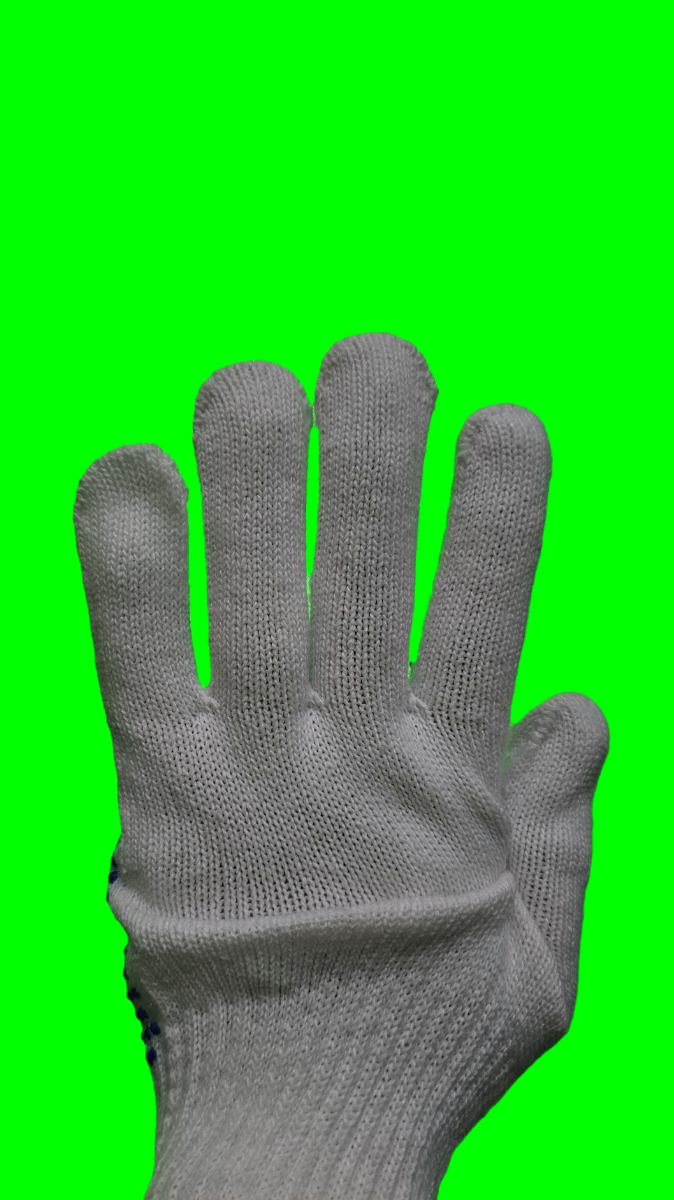
#> input picture datasets/cotton/damaged_by_fold/cotton_damaged_by_fold_1.png, 674 x 1200 px; its folder holds only this picture in this run
$ python preprocessing.py
#> lines starting #> are read from the running program, lines starting #| are printed output that depends on the picture
import os

import cv2
import numpy as np

# Longest side is resized to this value; aspect ratio is preserved so
# glove geometry isn't distorted.
TARGET_LONG_SIDE = 1000


def load_image(image_path):
    """Load an image from disk as a BGR array; raises ValueError if it can't be read."""
    image = cv2.imread(image_path)
#> image is the input picture: shape (1200, 674, 3); mean B, G, R 45.6, 194.3, 46.3

    if image is None:
        raise ValueError(f"Unable to load image: {image_path}")

    return image


def resize_image(image, target_long_side=TARGET_LONG_SIDE):
    """Resize so the longest side equals target_long_side, preserving aspect ratio."""
#> called with target_long_side = 1000
    if image is None or image.size == 0:
        raise ValueError("Input image is empty or invalid.")

    height, width = image.shape[:2]
#> height = 1200; width = 674
    longest_side = max(height, width)
#> longest_side = 1200

    if longest_side == 0:
        raise ValueError("Image dimensions are invalid.")

    scale = target_long_side / longest_side
#> scale = 0.833
    new_width = max(1, int(width * scale))
#> new_width = 561
    new_height = max(1, int(height * scale))
#> new_height = 1000

    resized = cv2.resize(
        image,
        (new_width, new_height),
        interpolation=cv2.INTER_AREA
    )

    return resized


def denoise_image(image):
    """Mild bilateral filtering - kept light so small defects like spotting/tearing aren't smoothed away."""
    denoised = cv2.bilateralFilter(
        image,
        d=5,
        sigmaColor=35,
        sigmaSpace=35
    )

    return denoised


def convert_to_grayscale(image):
    """Convert BGR to grayscale, for edge/contour/texture analysis."""
    return cv2.cvtColor(image, cv2.COLOR_BGR2GRAY)
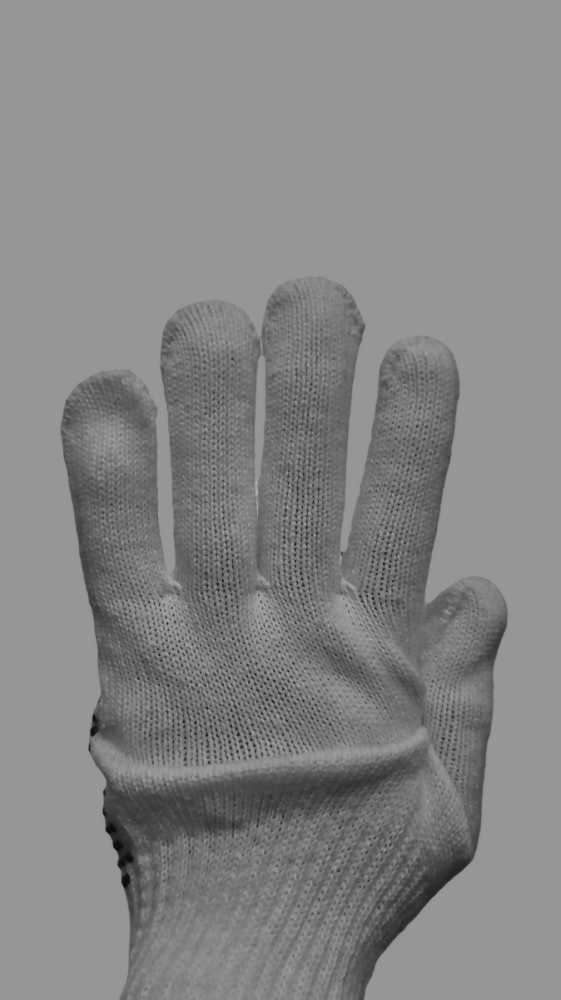
#> returned value: shape (1000, 561); min 9, max 177, mean 133.3


def convert_to_hsv(image):
    """Convert BGR to HSV; useful for colour-based defects like dirty, stain, spotting."""
    return cv2.cvtColor(image, cv2.COLOR_BGR2HSV)


def convert_to_lab(image):
    """Convert BGR to LAB; separates brightness from colour, useful for discoloration/stain/dirty."""
    return cv2.cvtColor(image, cv2.COLOR_BGR2LAB)


def enhance_grayscale(gray):
    """CLAHE-enhance grayscale contrast; applied only to the gray copy so colour stays untouched."""
    clahe = cv2.createCLAHE(clipLimit=2.0, tileGridSize=(8, 8))
    return clahe.apply(gray)
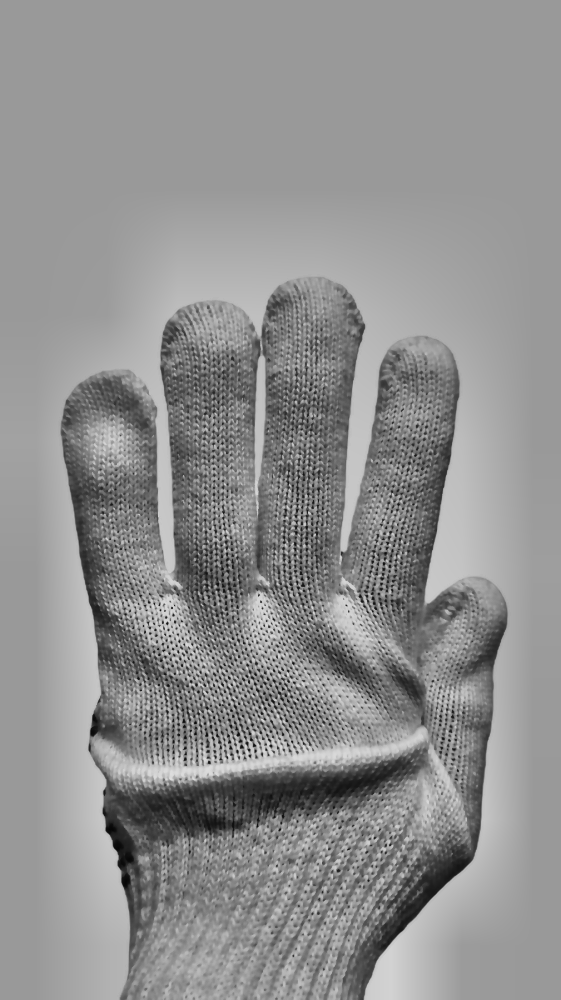
#> returned value: shape (1000, 561); min 6, max 221, mean 144.3


def preprocess_image(image):
    """Run the full pipeline: resize -> denoise -> grayscale/HSV/LAB -> CLAHE enhancement."""
    if image is None or image.size == 0:
        raise ValueError("Input image is empty or invalid.")

    resized = resize_image(image)
    denoised = denoise_image(resized)
    gray = convert_to_grayscale(denoised)
    gray_enhanced = enhance_grayscale(gray)
    hsv = convert_to_hsv(denoised)
#> in convert_to_hsv, `return cv2.cvtColor(image, cv2.COLOR_BGR2HSV)`: returned value: shape (1000, 561, 3); mean H, S, V 54.9, 152, 194.6
    lab = convert_to_lab(denoised)
#> in convert_to_lab, `return cv2.cvtColor(image, cv2.COLOR_BGR2LAB)`: returned value: shape (1000, 561, 3); mean of channels 0, 1, 2 179.7, 77.7, 176.7

    # Detectors pick whichever representation suits their own defect logic.
    return {
        "original": resized,
        "denoised": denoised,
        "gray": gray,
        "gray_enhanced": gray_enhanced,
        "hsv": hsv,
        "lab": lab,
    }


if __name__ == "__main__":
    base_dir = os.path.dirname(os.path.abspath(__file__))
    dataset_root = os.path.join(base_dir, "datasets")

    candidate_folders = [
        os.path.join(dataset_root, "nitrile"),
        os.path.join(dataset_root, "latex"),
        os.path.join(dataset_root, "cotton"),
    ]

    sample_path = None

    for folder in candidate_folders:
        if not os.path.isdir(folder):
            continue

        for root, _, files in os.walk(folder):
            for file in files:
                name_lower = file.lower()
                if name_lower.endswith((".jpg", ".jpeg", ".png", ".bmp")):
                    sample_path = os.path.join(root, file)
                    break
            if sample_path is not None:
                break
        if sample_path is not None:
            break

    if sample_path is None:
        print("No sample images found in the dataset folders.")
    else:
        try:
            image = load_image(sample_path)
            processed = preprocess_image(image)
#> processed = 6 items

            print(f"Loaded image: {sample_path}")
            print(f"Original size: {processed['original'].shape[:2]}")
#| Original size: (1000, 561)
            print(f"Gray size: {processed['gray'].shape}")
#| Gray size: (1000, 561)
            print(f"HSV size: {processed['hsv'].shape}")
#| HSV size: (1000, 561, 3)
            print(f"LAB size: {processed['lab'].shape}")
#| LAB size: (1000, 561, 3)
            print(f"Enhanced grayscale size: {processed['gray_enhanced'].shape}")
#| Enhanced grayscale size: (1000, 561)
            print("Preprocessing pipeline completed successfully.")
        except Exception as exc:
            print(f"Preprocessing test failed: {exc}")
